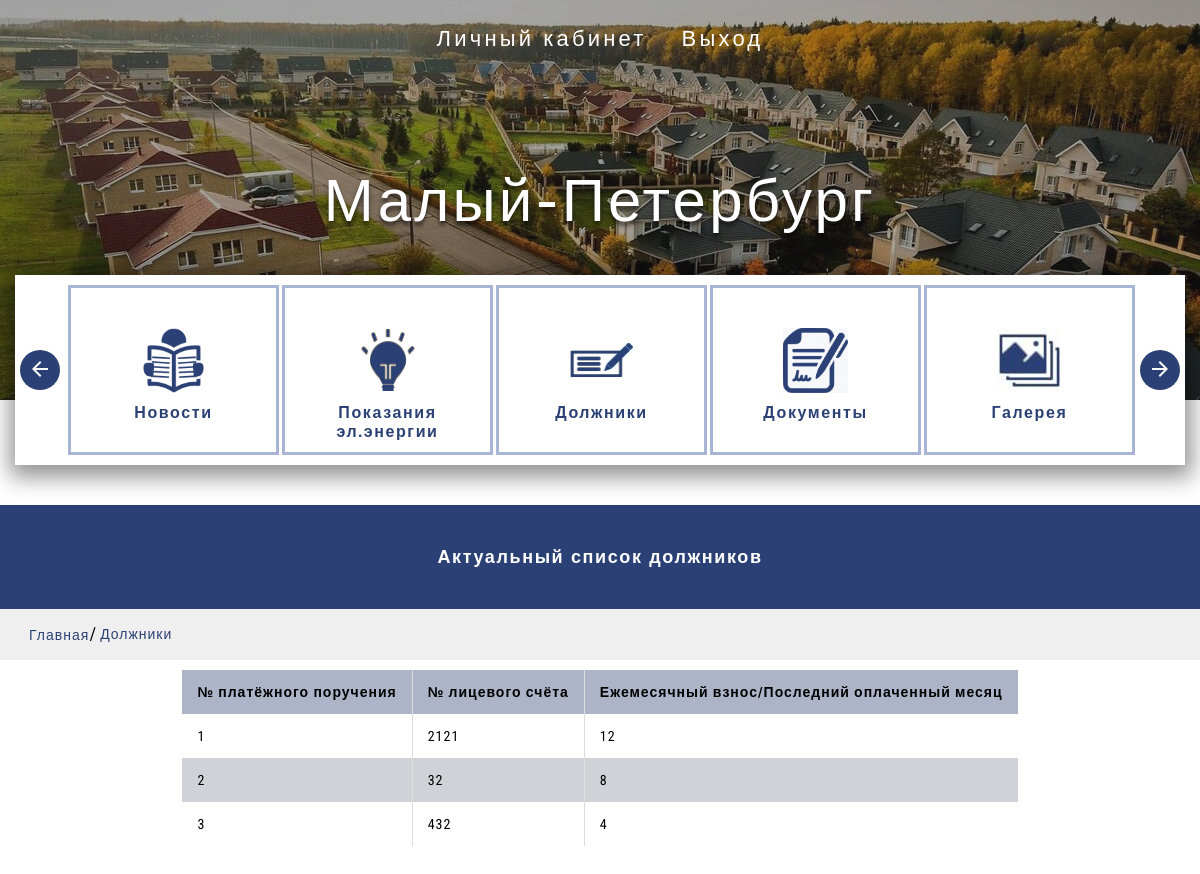
Screenshot of /debstors/ (signed in) with the database file from the repository.
### main_app/models.py (models this page shows)
class Debtors(models.Model):
    payment_order = models.IntegerField(default=0, verbose_name='№ платёжного поручения')
    personal_account = models.CharField(default='', max_length=100, verbose_name='№ лицевого счёта')
    last_paid_month = models.CharField(default='', max_length=100, verbose_name='Последний оплаченный месяц')
    class Meta:
        verbose_name = 'Должник'
        verbose_name_plural = 'Должники'

### main_app/views.py (the view)
# urls.py: path('debstors/', views.DebtorsView.as_view(), name='debstors'),
class DebtorsView(View):
    def get(self, request):
        text = 'Актуальный список должников'
        location = 'Должники'
        debtors = Debtors.objects.all()
        return render(request, 'pages/debtors.html', {'debtors': debtors,
                                                      'location': location,
                                                      'text': text,
                                                      'LoginForm': LoginForm})

### main_app/templates/pages/debtors.html
{% extends 'base/base.html' %}
{% block debtors_table %}
{% include 'components/debtors_table.html' %}
{% endblock %}

### main_app/templates/components/debtors_table.html
{% block debtors_table %}
<main class="main">
  {% block breadcrumbs %}
  {% include 'components/breadcrumbs.html' %}
  {% endblock %}
  <div class="debtors">
    <div class="container">
      <div class="debtors__wrapper">
          <table class="table">
            <thead>
            <tr>
              <th>№ платёжного поручения</th>
              <th>№ лицевого счёта</th>
              <th>Ежемесячный взнос/Последний оплаченный месяц</th>
            </tr>
            </thead>
            <tbody>
            {% for i in debtors %}
            <tr>
              <td>{{i.payment_order}}</td>
              <td>{{i.personal_account}}</td>
              <td>{{i.last_paid_month}}</td>
            </tr>
            {% endfor %}
            </tbody>
          </table>
      </div>
    </div>
  </div>
</main>
{% endblock %}

### static/css/style.css (style rules this page uses)
html { box-sizing: border-box; }
*,*::after,*::before { box-sizing: inherit; }
body { font-family: 'Roboto Condensed', sans-serif; font-weight:400; font-size: 18px; line-height:24px; color:black; }
.container { max-width: 1230px; padding: 0 15px; margin: 0 auto; }
.main { min-height: 90vh; }
.table { border: none; font-family: 'Montserrat', sans-serif; letter-spacing:1px ; }
.table thead th { font-weight: bold; text-align: left; border: none; padding: 10px 15px; background: #adb4c7; font-size: 14px; border-left: 1px solid #ddd; border-right: 1px solid #ddd; font-family: 'Roboto Condensed', sans-serif; }
.table tbody td { text-align: left; border-left: 1px solid #ddd; border-right: 1px solid #ddd; padding: 10px 15px; font-size: 14px; vertical-align: top; font-weight: 400; font-family: 'Roboto Condensed', sans-serif; }
.table thead tr th:first-child, .table tbody tr td:first-child { border-left: none; }
.table thead tr th:last-child, .table tbody tr td:last-child { border-right: none; }
.table tbody tr:nth-child(even) { background: #d0d2d7; }
.debtors__wrapper { display:-webkit-box; display:-ms-flexbox; display:flex; -webkit-box-align: center; -ms-flex-align: center; align-items: center; -webkit-box-orient: vertical; -webkit-box-direction: normal; -ms-flex-direction: column; flex-direction: column; padding-top: 10px; }

### rows the page displays
Debtors: payment_order "1", personal_account "2121", last_paid_month "12"
Debtors: payment_order "2", personal_account "32", last_paid_month "8"
Debtors: payment_order "3", personal_account "432", last_paid_month "4"

### other values shown
{{ text|safe }} "Актуальный список должников"
{{ location }} "Должники"
